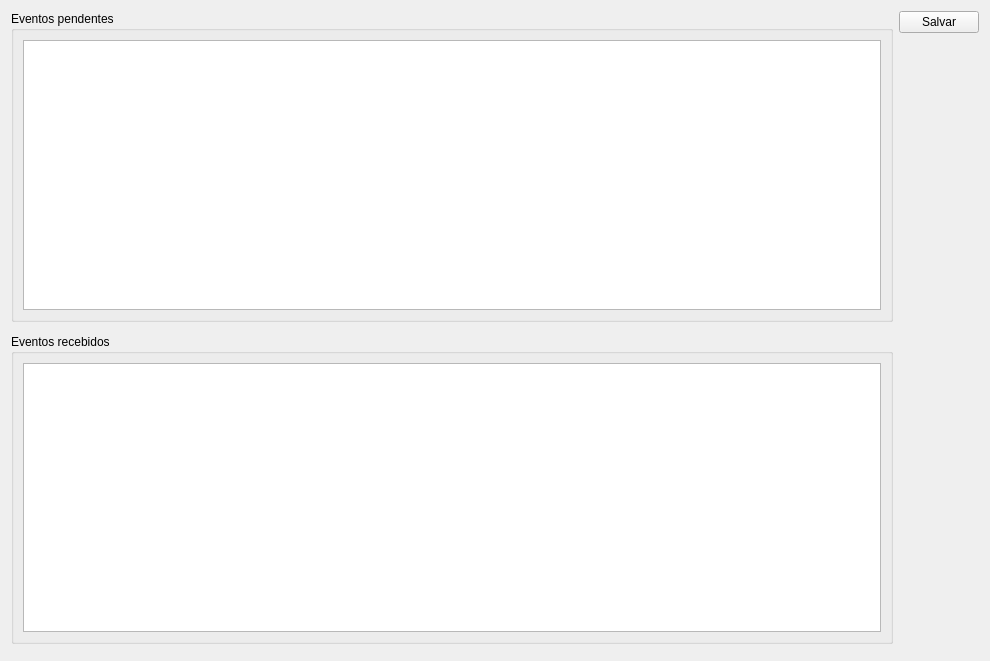
<?xml version="1.0" encoding="UTF-8"?>
<ui version="4.0">
 <class>Contas</class>
 <widget class="QDialog" name="Contas">
  <property name="geometry">
   <rect>
    <x>0</x>
    <y>0</y>
    <width>990</width>
    <height>661</height>
   </rect>
  </property>
  <property name="windowTitle">
   <string>Contas A Receber</string>
  </property>
  <property name="locale">
   <locale language="Portuguese" country="Brazil"/>
  </property>
  <layout class="QGridLayout" name="gridLayout_3">
   <item row="2" column="0">
    <widget class="QGroupBox" name="groupBox">
     <property name="title">
      <string>Eventos recebidos</string>
     </property>
     <layout class="QGridLayout" name="gridLayout_4">
      <item row="0" column="0">
       <widget class="TableView" name="tableProcessados">
        <property name="mouseTracking">
         <bool>true</bool>
        </property>
        <property name="editTriggers">
         <set>QAbstractItemView::NoEditTriggers</set>
        </property>
        <property name="selectionBehavior">
         <enum>QAbstractItemView::SelectRows</enum>
        </property>
       </widget>
      </item>
     </layout>
    </widget>
   </item>
   <item row="0" column="0">
    <widget class="QGroupBox" name="groupBox_2">
     <property name="title">
      <string>Eventos pendentes</string>
     </property>
     <layout class="QGridLayout" name="gridLayout">
      <item row="0" column="0">
       <widget class="TableView" name="tablePendentes">
        <property name="mouseTracking">
         <bool>true</bool>
        </property>
       </widget>
      </item>
     </layout>
    </widget>
   </item>
   <item row="0" column="1" rowspan="4">
    <layout class="QGridLayout" name="gridLayout_2">
     <item row="0" column="0">
      <widget class="QPushButton" name="pushButtonSalvar">
       <property name="text">
        <string>Salvar</string>
       </property>
       <property name="autoDefault">
        <bool>false</bool>
       </property>
      </widget>
     </item>
     <item row="1" column="0">
      <spacer name="verticalSpacer">
       <property name="orientation">
        <enum>Qt::Vertical</enum>
       </property>
       <property name="sizeHint" stdset="0">
        <size>
         <width>20</width>
         <height>40</height>
        </size>
       </property>
      </spacer>
     </item>
    </layout>
   </item>
  </layout>
 </widget>
 <customwidgets>
  <customwidget>
   <class>TableView</class>
   <extends>QTableView</extends>
   <header>src/tableview.h</header>
  </customwidget>
 </customwidgets>
 <tabstops>
  <tabstop>pushButtonSalvar</tabstop>
 </tabstops>
 <resources/>
 <connections/>
</ui>
